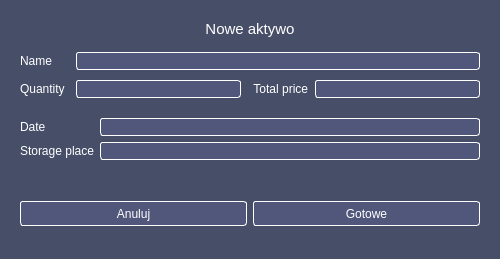
<?xml version="1.0" encoding="UTF-8"?>
<ui version="4.0">
 <class>Form</class>
 <widget class="QWidget" name="Form">
  <property name="geometry">
   <rect>
    <x>0</x>
    <y>0</y>
    <width>500</width>
    <height>259</height>
   </rect>
  </property>
  <property name="maximumSize">
   <size>
    <width>500</width>
    <height>16777215</height>
   </size>
  </property>
  <property name="acceptDrops">
   <bool>false</bool>
  </property>
  <property name="windowTitle">
   <string>Nowe aktywo</string>
  </property>
  <property name="styleSheet">
   <string notr="true">#Form {
	background-color: #474E68;
}

QLabel {
	color: rgb(255, 255, 255);
}

QLineEdit {
	color: rgb(255, 255, 255);
	background-color: #50577A;
	border-radius: 3px;
	border: 1px solid white;
}

QLineEdit:focus {
	border: 1px solid #EC47ED;
}

QPushButton {
	color: rgb(255, 255, 255);
	background-color: #50577A;
	border-radius: 3px;
	border: 1px solid white;
}

QPushButton:hover {
	background-color: #6B728E
}

</string>
  </property>
  <layout class="QVBoxLayout" name="verticalLayout">
   <property name="spacing">
    <number>0</number>
   </property>
   <item>
    <widget class="QFrame" name="frame_2">
     <property name="sizePolicy">
      <sizepolicy hsizetype="Preferred" vsizetype="Maximum">
       <horstretch>0</horstretch>
       <verstretch>0</verstretch>
      </sizepolicy>
     </property>
     <property name="frameShape">
      <enum>QFrame::NoFrame</enum>
     </property>
     <property name="frameShadow">
      <enum>QFrame::Raised</enum>
     </property>
     <layout class="QHBoxLayout" name="horizontalLayout">
      <item>
       <widget class="QLabel" name="label_frametitle">
        <property name="font">
         <font>
          <pointsize>11</pointsize>
         </font>
        </property>
        <property name="text">
         <string>Nowe aktywo</string>
        </property>
        <property name="alignment">
         <set>Qt::AlignCenter</set>
        </property>
       </widget>
      </item>
     </layout>
    </widget>
   </item>
   <item>
    <widget class="QFrame" name="frame">
     <property name="sizePolicy">
      <sizepolicy hsizetype="Preferred" vsizetype="Minimum">
       <horstretch>0</horstretch>
       <verstretch>0</verstretch>
      </sizepolicy>
     </property>
     <property name="frameShape">
      <enum>QFrame::NoFrame</enum>
     </property>
     <property name="frameShadow">
      <enum>QFrame::Raised</enum>
     </property>
     <layout class="QVBoxLayout" name="verticalLayout_2">
      <property name="spacing">
       <number>0</number>
      </property>
      <property name="leftMargin">
       <number>0</number>
      </property>
      <property name="topMargin">
       <number>0</number>
      </property>
      <property name="rightMargin">
       <number>0</number>
      </property>
      <property name="bottomMargin">
       <number>15</number>
      </property>
      <item>
       <widget class="QFrame" name="frame_3">
        <property name="sizePolicy">
         <sizepolicy hsizetype="Preferred" vsizetype="Preferred">
          <horstretch>0</horstretch>
          <verstretch>0</verstretch>
         </sizepolicy>
        </property>
        <property name="frameShape">
         <enum>QFrame::NoFrame</enum>
        </property>
        <property name="frameShadow">
         <enum>QFrame::Raised</enum>
        </property>
        <layout class="QHBoxLayout" name="horizontalLayout_2">
         <property name="topMargin">
          <number>5</number>
         </property>
         <property name="bottomMargin">
          <number>5</number>
         </property>
         <item>
          <widget class="QLabel" name="label_name">
           <property name="sizePolicy">
            <sizepolicy hsizetype="Fixed" vsizetype="Preferred">
             <horstretch>0</horstretch>
             <verstretch>0</verstretch>
            </sizepolicy>
           </property>
           <property name="minimumSize">
            <size>
             <width>50</width>
             <height>0</height>
            </size>
           </property>
           <property name="text">
            <string>Name</string>
           </property>
          </widget>
         </item>
         <item>
          <widget class="QLineEdit" name="lineEdit_name">
           <property name="sizePolicy">
            <sizepolicy hsizetype="Expanding" vsizetype="Fixed">
             <horstretch>0</horstretch>
             <verstretch>0</verstretch>
            </sizepolicy>
           </property>
           <property name="maximumSize">
            <size>
             <width>16755</width>
             <height>30</height>
            </size>
           </property>
           <property name="focusPolicy">
            <enum>Qt::StrongFocus</enum>
           </property>
           <property name="styleSheet">
            <string notr="true"/>
           </property>
           <property name="inputMask">
            <string/>
           </property>
           <property name="text">
            <string/>
           </property>
           <property name="frame">
            <bool>false</bool>
           </property>
           <property name="echoMode">
            <enum>QLineEdit::Normal</enum>
           </property>
          </widget>
         </item>
        </layout>
       </widget>
      </item>
      <item>
       <widget class="QFrame" name="frame_4">
        <property name="frameShape">
         <enum>QFrame::NoFrame</enum>
        </property>
        <property name="frameShadow">
         <enum>QFrame::Raised</enum>
        </property>
        <layout class="QHBoxLayout" name="horizontalLayout_3">
         <property name="topMargin">
          <number>5</number>
         </property>
         <property name="bottomMargin">
          <number>5</number>
         </property>
         <item>
          <widget class="QLabel" name="label_quantity">
           <property name="sizePolicy">
            <sizepolicy hsizetype="Fixed" vsizetype="Preferred">
             <horstretch>0</horstretch>
             <verstretch>0</verstretch>
            </sizepolicy>
           </property>
           <property name="minimumSize">
            <size>
             <width>50</width>
             <height>0</height>
            </size>
           </property>
           <property name="text">
            <string>Quantity</string>
           </property>
          </widget>
         </item>
         <item>
          <widget class="QLineEdit" name="lineEdit_quantity">
           <property name="frame">
            <bool>false</bool>
           </property>
          </widget>
         </item>
         <item>
          <widget class="QLabel" name="label_totlacprice">
           <property name="sizePolicy">
            <sizepolicy hsizetype="Maximum" vsizetype="Preferred">
             <horstretch>0</horstretch>
             <verstretch>0</verstretch>
            </sizepolicy>
           </property>
           <property name="minimumSize">
            <size>
             <width>50</width>
             <height>0</height>
            </size>
           </property>
           <property name="text">
            <string>  Total price</string>
           </property>
          </widget>
         </item>
         <item>
          <widget class="QLineEdit" name="lineEdit_totalprice">
           <property name="frame">
            <bool>false</bool>
           </property>
          </widget>
         </item>
        </layout>
       </widget>
      </item>
      <item>
       <widget class="QFrame" name="frame_5">
        <property name="sizePolicy">
         <sizepolicy hsizetype="Preferred" vsizetype="Preferred">
          <horstretch>0</horstretch>
          <verstretch>0</verstretch>
         </sizepolicy>
        </property>
        <property name="frameShape">
         <enum>QFrame::NoFrame</enum>
        </property>
        <property name="frameShadow">
         <enum>QFrame::Raised</enum>
        </property>
        <layout class="QHBoxLayout" name="horizontalLayout_4">
         <property name="topMargin">
          <number>5</number>
         </property>
         <property name="bottomMargin">
          <number>5</number>
         </property>
        </layout>
       </widget>
      </item>
      <item>
       <widget class="QFrame" name="frame_6">
        <property name="frameShape">
         <enum>QFrame::NoFrame</enum>
        </property>
        <property name="frameShadow">
         <enum>QFrame::Raised</enum>
        </property>
        <layout class="QGridLayout" name="gridLayout">
         <property name="topMargin">
          <number>5</number>
         </property>
         <property name="bottomMargin">
          <number>5</number>
         </property>
         <item row="1" column="1">
          <widget class="QLineEdit" name="lineEdit_storage"/>
         </item>
         <item row="0" column="1">
          <widget class="QLineEdit" name="lineEdit_date">
           <property name="sizePolicy">
            <sizepolicy hsizetype="Ignored" vsizetype="Fixed">
             <horstretch>0</horstretch>
             <verstretch>0</verstretch>
            </sizepolicy>
           </property>
          </widget>
         </item>
         <item row="0" column="0">
          <widget class="QLabel" name="label_date">
           <property name="sizePolicy">
            <sizepolicy hsizetype="Fixed" vsizetype="Preferred">
             <horstretch>0</horstretch>
             <verstretch>0</verstretch>
            </sizepolicy>
           </property>
           <property name="minimumSize">
            <size>
             <width>55</width>
             <height>0</height>
            </size>
           </property>
           <property name="text">
            <string>Date</string>
           </property>
          </widget>
         </item>
         <item row="1" column="0">
          <widget class="QLabel" name="label_storage">
           <property name="text">
            <string>Storage place</string>
           </property>
          </widget>
         </item>
        </layout>
       </widget>
      </item>
     </layout>
    </widget>
   </item>
   <item>
    <widget class="QFrame" name="frame_7">
     <property name="frameShape">
      <enum>QFrame::NoFrame</enum>
     </property>
     <property name="frameShadow">
      <enum>QFrame::Raised</enum>
     </property>
     <layout class="QHBoxLayout" name="horizontalLayout_6">
      <item>
       <widget class="QPushButton" name="pushButton_cancel">
        <property name="minimumSize">
         <size>
          <width>0</width>
          <height>25</height>
         </size>
        </property>
        <property name="cursor">
         <cursorShape>PointingHandCursor</cursorShape>
        </property>
        <property name="text">
         <string>Anuluj</string>
        </property>
        <property name="flat">
         <bool>false</bool>
        </property>
       </widget>
      </item>
      <item>
       <widget class="QPushButton" name="pushButton_subbmit">
        <property name="minimumSize">
         <size>
          <width>0</width>
          <height>25</height>
         </size>
        </property>
        <property name="cursor">
         <cursorShape>PointingHandCursor</cursorShape>
        </property>
        <property name="text">
         <string>Gotowe</string>
        </property>
       </widget>
      </item>
     </layout>
    </widget>
   </item>
  </layout>
 </widget>
 <resources/>
 <connections/>
</ui>
